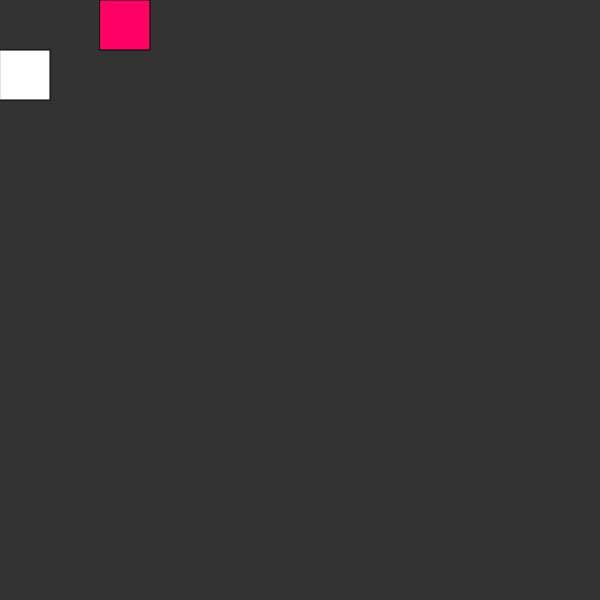
Frame 1 (no input)
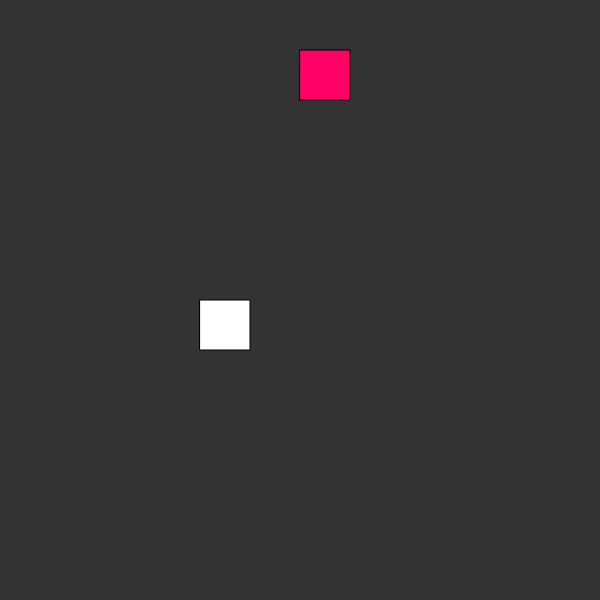
Frame 60 (no input)
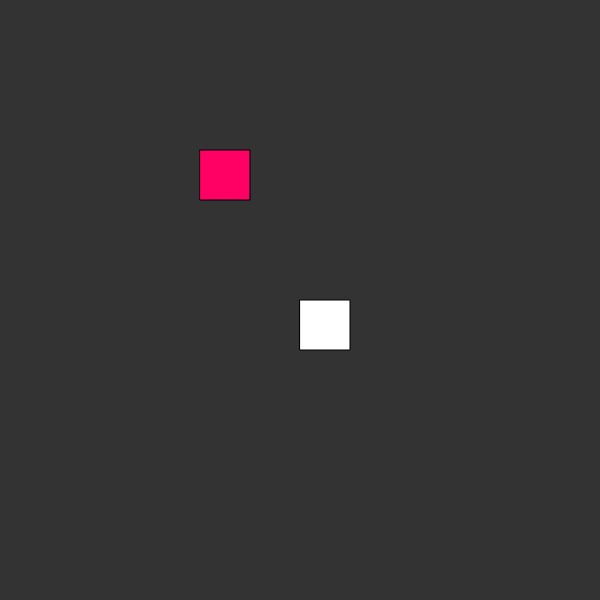
Frame 120 (the mouse pressed at the canvas centre since frame 60)

The p5.js sketch that drew these frames (run headless with seeded random() and noise() and a simulated clock; from frame 60 on, the mouse is pressed at the canvas centre):

// p5.js sketch
// ── sketch.js
let s;
let scale = 50;
let cols;
let rows;
let food;
let timeout;
let limit;
let timeTaken;

let popSize = 20;
let currentPopulation;
let population = [];
let fitness = [];
let playCount;
let sumFitness;
let gamesEachPopulation = 3;
let bestFitness;
let bestIdx;

function setup() {
  createCanvas(600, 600);
  // noLoop();
  cols = floor(width/scale);
  rows = floor(height/scale);
  // limit = cols*rows;
  limit = 50;
  // frameRate(10);
  initPopulation();
  start();
}

function mousePressed() {
   redraw(1);
 }

function start() {
  currentPopulation = 0;
  bestFitness = Number.NEGATIVE_INFINITY;
  s = population[0];
  // s = new Snake(0, 0, 1, 0, 0, [], [-3, 0, 2, 0, 1]);
  s.birthtime = frameCount;
  pickFirstFoodLocation();
}

function endGeneration() {
  console.log("BEST FITNESS : " + bestFitness);
  console.log("BEST WEIGHTS : " + population[bestIdx].weights);
  console.log("GENERATING NEXT GENERATION...");
  nextGeneration();
  // for (let i = 0; i < popSize; i++) {
  //   console.log(population[i].weights);
  // }
  // console.log(fitness);
  currentPopulation = 0;
  s = population[currentPopulation];
}

function nextSnake() {
  if (bestFitness < fitness[currentPopulation]) {
    bestFitness = fitness[currentPopulation];
    bestIdx = currentPopulation;
  }

  currentPopulation++;
  if (currentPopulation === population.length) {
    endGeneration();
  }
  s = population[currentPopulation];
  s.birthtime = frameCount;
  pickFirstFoodLocation();
}

function playAgain() {
  s = new Snake(0, 0, 0, 0, 0, [], population[currentPopulation].weights);
  s.birthtime = frameCount;
  pickFirstFoodLocation();
}

function initPopulation() {
  for (let i = 0; i < popSize; i++) {
    let weights = [random(-1, 1), random(-1, 1), random(-1, 1), random(-1, 1), random(-1, 1)];
    population.push(new Snake(0, 0, 0, 0, 0, [], weights));
  }
  sumFitness = 0;
  playCount = 0;
}

function pickFirstFoodLocation() {
  food = createVector(floor(random(cols)), floor(random(rows)));
  food.mult(scale);
  timeout = frameCount + limit;
}

function pickLocation() {
  let check = true;
  timeout = frameCount + limit;

  while(check) {
    check = false;
    food = createVector(floor(random(cols)), floor(random(rows)));
    food.mult(scale);
    for (let i = 0; i < s.tail.length; i++) {
      if (food.x === s.tail[i].x && food.y === s.tail[i].y) {
        check = true;
        break;
      }
    }
    if (food.x === s.x && food.y === s.y) {
      check = true;
    }
  }
}

function draw() {
  background(51);

  if (s.eat(food)) {
    pickLocation();
  }
  // s.update();
  let noWhereToGo = false;
  noWhereToGo = s.makeMove(s.pickDir());
  s.show();

  fill(255, 0, 100);

  rect(food.x, food.y, scale, scale);

  if (s.death() || noWhereToGo === true) {
    let roundOver = false;
    // PLAY ROUNDS OVER
    if(playCount === gamesEachPopulation) {
      fitness[currentPopulation] = sumFitness / gamesEachPopulation;
      if (fitness[currentPopulation] < 0) fitness[currentPopulation] = 0;
      console.log("GAME OVER: " + currentPopulation);
      console.log("WEIGHTS: " + population[currentPopulation].weights);
      console.log("Fitness = " + fitness[currentPopulation]);
      sumFitness = 0;
      playCount = 0;

      roundOver = true;
    }
    // PLAY ROUNDS NOT OVER
    else {
      sumFitness += s.tail.length + (frameCount-s.birthtime)/(cols*rows*-0.1);
      playCount++;
    }

    // GENERATION OVER
    if (roundOver) {
      nextSnake();
    } else {
      playAgain();
    }
  } else if (s.end()) {
    console.log("GAME COMPLETE: " + currentPopulation);
    fitness[currentPopulation] = s.tail.length + (frameCount-s.birthtime)/(cols*rows*-0.5);
    console.log("Fitness = " + fitness[currentPopulation]);
    if (currentPopulation === population.length-1) {
      endGeneration();
    } else {
      nextSnake();
    }
  }
}

function keyPressed() {
  if (keyCode === UP_ARROW) {
    s.dir(0, -1);
  } else if (keyCode === DOWN_ARROW) {
    s.dir(0, 1);
  } else if (keyCode === RIGHT_ARROW) {
    s.dir(1, 0);
  } else if (keyCode === LEFT_ARROW) {
    s.dir(-1, 0);
  }
}

// ── geneticAlgo.js
let mutationRate = 0.05;
let survivalRate = 0.5;
let numWeights = 5;

function nextGeneration() {
  sortPopulation();
  crossover();
  mutate();
  sortPopulation();
}

function sortPopulation() {
  for (let i = 1; i < population.length; i++) {
    let temp = population[i];
    let key = fitness[i];
    let j = i-1;
    while (j >= 0 && fitness[j] < key)
    {
      population[j+1] = population[j];
      fitness[j+1] = fitness[j];
      j = j-1;
    }
    population[j+1] = temp;
    fitness[j+1] = key;
  }
}

function crossover() {
  for (let i = 0; i < floor(population.length*(1 - survivalRate)); i++) {
    let CDF = [];
    CDF[0] = fitness[0];
    for (let j = 1; j < population.length; j++) {
      CDF[j] = CDF[j-1] + fitness[j];
    }
    let top = CDF[population.length-1];
    let pickA = random(0, top);
    let pickB = random(0, top);
    let parentA;
    let parentB;
    for (let j = 0; j < population.length; j++) {
      if (pickA <= CDF[j]) {
        parentA = j;
        break;
      }
    }
    for (let j = 0; j < population.length; j++) {
      if (pickB <= CDF[j]) {
        parentB = j;
        break;
      }
    }
    let newWeights = [];
    let norm = fitness[parentA] + fitness[parentB];
    if (norm === 0) continue;
    for (let j = 0; j < numWeights; j++) {
      let weight = population[parentA].weights[j]*(fitness[parentA]/norm) + population[parentB].weights[j]*(fitness[parentB]/norm);
      newWeights.push(weight);
    }
    let child = new Snake(0, 0, 0, 0, 0, [], newWeights);
    population[population.length-i-1] = child;
    console.log("crossover: " + child.weights);
  }
}

function mutate() {
  for (let i = 0; i < population.length; i++) {
    for (let j = 0; j < numWeights; j++) {
      if (random(1) < mutationRate) {
        population[i].weights[j] += random(-0.2, 0.2);
        console.log("mutate: " + population[i].weights);
      }
    }
  }
}

// ── heuristic.js
function Heuristic(snake, weights) {
  this.snake = snake;
  this.fitness = 0;
  this.weights = [];
  this.grid;

  const foodDistIdx = 0;
  const centerDistIdx = 1;
  const compactnessIdx = 2;
  const connectivityIdx = 3;
  const deadendIdx = 4;

  this.weights[foodDistIdx] = weights[foodDistIdx];
  this.weights[centerDistIdx] = weights[centerDistIdx];
  this.weights[compactnessIdx] = weights[compactnessIdx];
  this.weights[connectivityIdx] = weights[connectivityIdx];
  this.weights[deadendIdx] = weights[deadendIdx];

  this.calculateFitness = function() {
    this.initGrid();
    if(this.snake.death() === true) {
      return Number.NEGATIVE_INFINITY;
    }
    let connection = (this.connectivity())? 100 : -100;
    let deadlock = (this.deadend())? -100 : 100;
    return this.weights[foodDistIdx] * this.foodDist(food)
          +this.weights[centerDistIdx] * this.centerDist()
          +this.weights[compactnessIdx] * this.compactness()
          +this.weights[connectivityIdx] * connection;
          +this.weights[deadendIdx] * deadlock;
  }

  this.initGrid = function() {
    this.grid = new Array(rows);
    for (let i = 0; i < rows; i++) {
      this.grid[i] = new Array(cols);
      for (let j = 0; j < cols; j++) {
        this.grid[i][j] = 0;
      }
    }
    for (let i = 0; i < this.snake.tail.length; i++) {
      if(this.snake.tail[i].x/scale !== -1 && this.snake.tail[i].x/scale !== cols && this.snake.tail[i].y/scale !== -1 && this.snake.tail[i].y/scale !== rows) {
        this.grid[this.snake.tail[i].y/scale][this.snake.tail[i].x/scale] = 1;
      }
    }
    if(this.snake.x/scale !== -1 && this.snake.x/scale !== cols && this.snake.y/scale !== -1 && this.snake.y/scale !== rows) {
      this.grid[this.snake.y/scale][this.snake.x/scale] = 1;
    }
  }

  this.printGrid = function(grid) {
    for (let i = 0; i < rows; i++) {
      let string = '';
      for (let j = 0; j < cols; j++) {
        string += grid[i][j] + ' ';
      }
      string += "       " + window.performance.now();
      console.log(string);
    }
    console.log("-------------------------------");
  }

  this.foodDist = function(food) {
    return dist(this.snake.x, this.snake.y, food.x, food.y)/scale;
  }

  this.centerDist = function() {
    return dist(this.snake.x, this.snake.y, width/2, height/2)/scale;
  }

  this.newCompactness = function() {
    let count = 0;
    for (let i = 0; i < this.snake.tail.length; i++) {
      if (this.grid[this.snake.tail[i].y/scale][this.snake.tail[i].x/scale+1] === 1) {
        count++;
      } else if (this.grid[this.snake.tail[i].y/scale][this.snake.tail[i].x/scale-1] === 1) {
        count++;
      } else if (this.grid[this.snake.tail[i].y/scale+1][this.snake.tail[i].x/scale] === 1) {
        count++;
      } else if (this.grid[this.snake.tail[i].y/scale-1][this.snake.tail[i].x/scale] === 1) {
        count++;
      }
    }
    if (this.grid[this.snake.y/scale][this.snake.x/scale+1] === 1) {
      count++;
    } else if (this.grid[this.snake.y/scale][this.snake.x/scale-1] === 1) {
      count++;
    } else if (this.grid[this.snake.y/scale+1][this.snake.x/scale] === 1) {
      count++;
    } else if (this.grid[this.snake.y/scale-1][this.snake.x/scale] === 1) {
      count++;
    }

    return count/2;
  }

  this.compactness = function() {
    let count = 0;
    for (let i = 0; i < this.snake.tail.length; i++) {
      for (let j = 0; j < this.snake.tail.length; j++) {
        if (this.snake.tail[i].x + scale === this.snake.tail[j].x && this.snake.tail[i].y === this.snake.tail[j].y) {
          count++;
        } else if (this.snake.tail[i].x - scale === this.snake.tail[j].x && this.snake.tail[i].y === this.snake.tail[j].y) {
          count++;
        } else if (this.snake.tail[i].x === this.snake.tail[j].x && this.snake.tail[i].y + scale === this.snake.tail[j].y) {
          count++;
        } else if (this.snake.tail[i].x === this.snake.tail[j].x && this.snake.tail[i].y - scale === this.snake.tail[j].y) {
          count++;
        }
      }
      if (this.snake.tail[i].x + scale === this.snake.x && this.snake.tail[i].y === this.snake.y) {
        count++;
      } else if (this.snake.tail[i].x - scale === this.snake.x && this.snake.tail[i].y === this.snake.y) {
        count++;
      } else if (this.snake.tail[i].x === this.snake.x && this.snake.tail[i].y + scale === this.snake.y) {
        count++;
      } else if (this.snake.tail[i].x === this.snake.x && this.snake.tail[i].y - scale === this.snake.y) {
        count++;
      }
    }

    for (let j = 0; j < this.snake.tail.length; j++) {
      if (this.snake.x + scale === this.snake.tail[j].x && this.snake.y === this.snake.tail[j].y) {
        count++;
      } else if (this.snake.x - scale === this.snake.tail[j].x && this.snake.y === this.snake.tail[j].y) {
        count++;
      } else if (this.snake.x === this.snake.tail[j].x && this.snake.y + scale === this.snake.tail[j].y) {
        count++;
      } else if (this.snake.x === this.snake.tail[j].x && this.snake.y - scale === this.snake.tail[j].y) {
        count++;
      }
    }
    return count/2;
  }

  this.connectivity = function() {
    let check = true;
    let tempGrid = [];
    for (let i = 0; i < rows; i++) {
      tempGrid[i] = [];
      for (let j = 0; j < cols; j++) {
        tempGrid[i][j] = this.grid[i][j];
      }
    }
    let start = createVector(floor(random(0, cols)), floor(random(0, rows)));
    while (tempGrid[start.y][start.x] === 1) {
      start = createVector(floor(random(0, cols)), floor(random(0, rows)));
    }
    this.propagate(start, tempGrid);

    for (let i = 0; i < rows; i++) {
      for (let j = 0; j < cols; j++) {
        if (tempGrid[i][j] === 0) {
          check = false;
        }
      }
    }

    return check;
  }

  this.deadend = function() {
    let check = false;
    let start;
    let tempGrid = [];
    for (let i = 0; i < rows; i++) {
      tempGrid[i] = [];
      for (let j = 0; j < cols; j++) {
        tempGrid[i][j] = this.grid[i][j];
      }
    }

    start = createVector(this.snake.x/scale+1, this.snake.y/scale);
    if (start.x !== cols && tempGrid[start.y][start.x] === 0) {
      this.propagate(start, tempGrid);
    }
    start = createVector(this.snake.x/scale-1, this.snake.y/scale);
    if (start.x !== -1 && tempGrid[start.y][start.x] === 0) {
      this.propagate(start, tempGrid);
    }
    start = createVector(this.snake.x/scale, this.snake.y/scale+1);
    if (start.y !== rows && tempGrid[start.y][start.x] === 0) {
      this.propagate(start, tempGrid);
    }
    start = createVector(this.snake.x/scale, this.snake.y/scale-1);
    if (start.y !== -1 && tempGrid[start.y][start.x] === 0) {
      this.propagate(start, tempGrid);
    }

    for (let i = 0; i < rows; i++) {
      for (let j = 0; j < cols; j++) {
        if (tempGrid[food.y/scale][food.x/scale] === 0) {
          check = true;
        }
      }
    }

    return check;
  }

  this.propagate = function(start, tempGrid) {
    let next;
    if (start.x !== cols-1 && tempGrid[start.y][start.x+1] === 0) {
      tempGrid[start.y][start.x+1] = 1;
      next = createVector(start.x+1, start.y);
      this.propagate(next, tempGrid);
    }
    if (start.x !== 0 && tempGrid[start.y][start.x-1] === 0) {
      tempGrid[start.y][start.x-1] = 1;
      next = createVector(start.x-1, start.y);
      this.propagate(next, tempGrid);
    }
    if (start.y !== rows-1 && tempGrid[start.y+1][start.x] === 0) {
      tempGrid[start.y+1][start.x] = 1;
      next = createVector(start.x, start.y+1);
      this.propagate(next, tempGrid);
    }
    if (start.y !== 0 && tempGrid[start.y-1][start.x] === 0) {
      tempGrid[start.y-1][start.x] = 1;
      next = createVector(start.x, start.y-1);
      this.propagate(next, tempGrid);
    }
  }
}

// ── snake.js
function Snake(x, y, xspeed, yspeed, total, tail, weights) {
  this.x = x;
  this.y = y;
  this.xspeed = xspeed;
  this.yspeed = yspeed;
  this.total = total;
  this.tail = tail.slice();
  this.birthtime;
  this.weights = weights;
  this.previousPos = createVector(-1, -1);
  this.heuristic = new Heuristic(this, this.weights);

  this.eat = function(pos) {
    let d = dist(this.x, this.y, pos.x, pos.y);
    if (d < 1) {
      this.total++;
      return true;
    } else {
      return false;
    }
  }

  this.dir = function(x, y) {
    this.xspeed = x;
    this.yspeed = y;
  }

  this.death = function() {
    let die = false;
    // console.log(timeout);
    if (this.x === scale*-1 || this.x === width ||
        this.y === scale*-1 || this.y === height  ) {
      die = true;
    } else if (frameCount === timeout) {
      // console.log("TIME OUT");
      die = true;
    } else {
      for (let i = 0; i < this.tail.length; i++) {
        let pos = this.tail[i];
        let d = dist(this.x, this.y, pos.x, pos.y);
        if (d < 1) {
          die = true;
          break;
        }
      }
    }

    return die;
  }

  this.end = function() {
    let cols = width/scale;
    let rows = height/scale;
    if (this.tail.length === cols*rows-1) {
      this.xspeed = 0;
      this.yspeed = 0;
      return true;
    }
    return false;
  }

  this.update = function() {
    this.previousPos.x = this.x;
    this.previousPos.y = this.y;

    if (this.total === this.tail.length) {   //didnt eat food
      for (let i = 0; i < this.tail.length-1; i++) {
        this.tail[i] = this.tail[i+1];
      }
    }
    this.tail[this.total-1] = createVector(this.x, this.y);

    this.x = this.x + this.xspeed*scale;
    this.y = this.y + this.yspeed*scale;

    this.x = constrain(this.x, scale*-1, width);
    this.y = constrain(this.y, scale*-1, height);
  }

  this.makeMove = function(dir) {
    this.previousPos.x = this.x;
    this.previousPos.y = this.y;

    switch (dir) {
      case 0:
        this.xspeed = 1;
        this.yspeed = 0;
        break;
      case 1:
        this.xspeed = -1;
        this.yspeed = 0;
        break;
      case 2:
        this.xspeed = 0;
        this.yspeed = 1;
        break;
      case 3:
        this.xspeed = 0;
        this.yspeed = -1;
        break;
      default :
        // console.log("NOWHERE TO GO");
        return true;
    }

    if (this.total === this.tail.length) {   //didnt eat food
      for (let i = 0; i < this.tail.length-1; i++) {
        this.tail[i] = this.tail[i+1];
      }
    }
    this.tail[this.total-1] = createVector(this.x, this.y);

    this.x = this.x + this.xspeed*scale;
    this.y = this.y + this.yspeed*scale;

    this.x = constrain(this.x, scale*-1, width);
    this.y = constrain(this.y, scale*-1, height);

    return false;
  }

  this.show = function() {
    fill(255);
    for (let i = 0; i < this.tail.length; i++) {
      rect(this.tail[i].x, this.tail[i].y, scale, scale);
    }
    rect(this.x, this.y, scale, scale);
  }

  /* return best direction
    0 : right
    1 : left
    2 : up
    3 : down
  */
  this.pickDir = function() {
    let bestFitness = Number.NEGATIVE_INFINITY;
    let ds;
    let fitness;
    let dir = -1;
    let nextPos = createVector(-1, -1);
    // console.log("FINAL: " + this.x/scale + ", " + this.y/scale);

    ds = new Snake(this.x, this.y, 1, 0, this.total, this.tail, this.weights);
    ds.update();
    fitness = ds.heuristic.calculateFitness();
    // console.log("right fitness: " + fitness);
    if (bestFitness < fitness) {
      bestFitness = fitness;
      dir = 0;
      nextPos = createVector(this.x+scale, this.y);
    }

    ds = new Snake(this.x, this.y, -1, 0, this.total, this.tail, this.weights);
    ds.update();
    fitness = ds.heuristic.calculateFitness();
    // console.log("left fitness: " + fitness);
    if (bestFitness < fitness) {
      bestFitness = fitness;
      dir = 1;
      nextPos = createVector(this.x-scale, this.y);
    }

    ds = new Snake(this.x, this.y, 0, 1, this.total, this.tail, this.weights);
    ds.update();
    fitness = ds.heuristic.calculateFitness();
    // console.log("down fitness: " + fitness);
    if (bestFitness < fitness) {
      bestFitness = fitness;
      dir = 2;
      nextPos = createVector(this.x, this.y+scale);
    }

    ds = new Snake(this.x, this.y, 0, -1, this.total, this.tail, this.weights);
    ds.update();
    fitness = ds.heuristic.calculateFitness();
    // console.log("up fitness: " + fitness);
    if (bestFitness < fitness) {
      bestFitness = fitness;
      dir = 3;
      nextPos = createVector(this.x, this.y-scale);
    }
    // console.log("------------------------------- dir: " + dir);

    // if (this.previousPos.x === nextPos.x && this.previousPos.y === nextPos.y) {
    //   dir = -1;
    // }

    return dir;
  }

}
